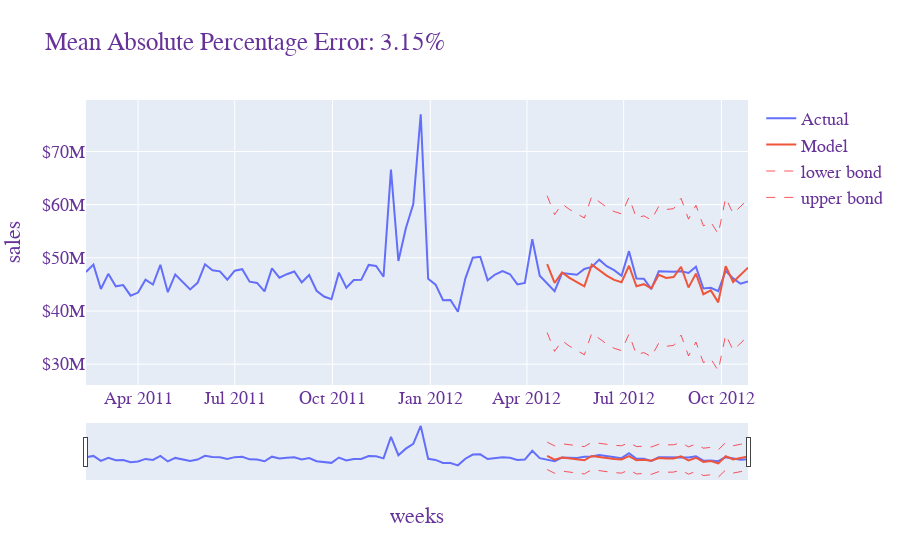
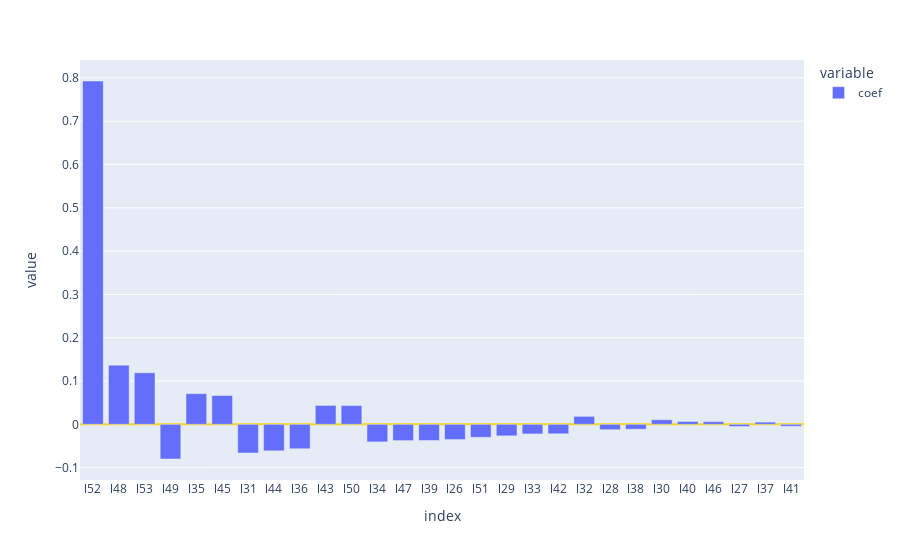

Notebook code cell kept with these figures, in order:
### Code cell
# Visualize the Mean Absolute error
def plotLMResults(model, X_train, X_test):
    pred = model.predict(X_test)
    
    fig = go.Figure()
    fig.add_trace(
        go.Scatter(
            x=X.index,
            y=y,
            name="Actual",
        ))
    fig.add_trace(
        go.Scatter(
            x=X_test.index,
            y=pred,
            name="Model",
        ))

    cv = cross_val_score(model, X_train, y_train, cv=tscv, scoring="neg_mean_squared_error")
    
    deviation = np.sqrt(cv.std())
    lower = pred - (1.5 * deviation)
    upper = pred + (1.5 * deviation)
    
    fig.add_trace(
        go.Scatter(
            x=X_test.index,
            y=lower,
            name="lower bond",
            line = dict(shape = 'linear', color = 'rgb(255, 12, 24)', width=0.7, dash = 'dash')
        ))
    fig.add_trace(
        go.Scatter(
            x=X_test.index,
            y=upper,
            name="upper bond",
            line = dict(shape = 'linear', color = 'rgb(255, 12, 24)', width=0.7, dash = 'dash')
        ))
    
    error = mean_absolute_percentage_error(pred, y_test)
    fig.update_layout(
        title=f"Mean Absolute Percentage Error: {error:.2f}%",
        xaxis_title="weeks",
        yaxis_title="sales",
        yaxis_tickprefix = '$',
        font=dict(
            family="Courier New, monospace",
            size=18,
            color="RebeccaPurple"
        ))
    fig.update_xaxes(rangeslider_visible=True)
    fig.show()
    
def plotCoefs(model):
    coefs = pd.DataFrame(model.coef_, X_train.columns)
    coefs.columns = ["coef"]
    coefs["abs"] = coefs.coef.apply(np.abs)
    coefs = coefs.sort_values(by="abs", ascending=False).drop(["abs"], axis=1)
    
    fig = px.bar(coefs.coef)
    fig.update_yaxes(zeroline=True, zerolinewidth=2, zerolinecolor='gold')
    fig.show()
    

y = l_ts.y
X = l_ts.drop(['y'], axis=1)

X_train, X_test, y_train, y_test = ts_train_test_split(X, y, test_size=0.3)

lr = LinearRegression()
lr.fit(X_train, y_train)

plotLMResults(lr, X_train, X_test)
plotCoefs(lr)
